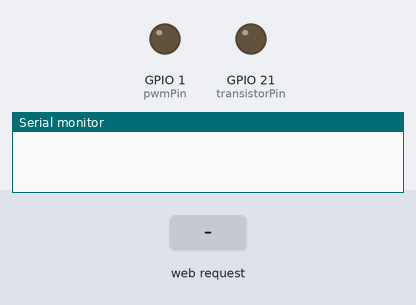
Simulated run of this sketch. Board: ESP32. Parts: output pins drawn as LEDs (lit = HIGH), the last lines printed to the serial monitor. Dashed ring = blinking. The inputs (shaded band) are chosen by the test bench. WiFi joins after 1.5 s; servers stay silent unless stated; the local clock reads 2024-03-15 10:24:30 at power-on unless the sketch sets it; storage starts empty.

Above: at 0.1 s.
At 2.4 s:
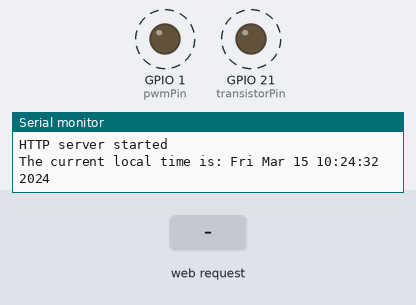
3.4 s: HTTP request GET /setTZ?tz=1 received
At 4.25 s:
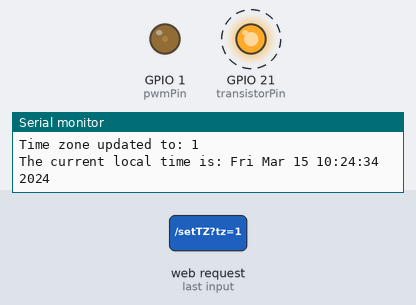
Timing chart, 0 to 12.4 s (numbered marks = the images above; inputs shaded):
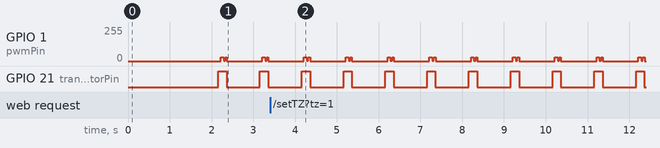

Measured:
- by itself, GPIO 1 (pwmPin): repeats every 1.0 s: 1/255 0.04 s, 28/255 0.04 s, 0/255 0.85 s, 27/255 0.07 s
- by itself, GPIO 21 (transistorPin): alternates HIGH for 0.20 s and LOW for 0.80 s

The sketch:

time_demo_4.ino
```cpp
#include <WiFi.h>
#include <WebServer.h>
#include <SPIFFS.h>
#include <ArduinoJson.h>
#include <time.h>
#include <Arduino.h>
#include <math.h>

const char* ssid = "Shrader House";
const char* password = "ilovesteak";
WebServer server(80);
const char* configFilePath = "/config.json";

const int pwmPin = 1;
const int pwmFrequency = 5000;
const int pwmResolution = 8;
const int sineWavePoints = 50;
const float pi = 3.14159265;

int dutyCycleArray[sineWavePoints];
const float amplitudeScale = 0.30;

const int beepDuration = 200;
const int beepInterval = 800;

const int transistorPin = 21;

unsigned long lastTimePrint = 0;
unsigned long lastBeepTime = 0;
unsigned long beepStartTime = 0;
bool beeping = false;

void connectToWifi() {
    WiFi.begin(ssid, password);
    while (WiFi.status() != WL_CONNECTED) {
        delay(1000);
        Serial.println("Connecting to WiFi...");
    }
    Serial.println("Connected to WiFi");
}

void syncTime() {
    if (WiFi.status() != WL_CONNECTED) {
        Serial.println("WiFi not connected. Skipping time synchronization.");
        return;
    }

    configTime(0, 0, "pool.ntp.org", "time.nist.gov");

    struct tm timeinfo;
    if (!getLocalTime(&timeinfo)) {
        Serial.println("Failed to obtain time");
        return;
    }

    Serial.println("Time synchronized successfully to UTC.");
}

time_t getCurrentTimeUtc() {
    time_t now;
    time(&now);
    return now;
}

String formatTime(time_t rawtime, const char* timezone) {
    setenv("TZ", timezone, 1);
    tzset();
    struct tm timeinfo;
    localtime_r(&rawtime, &timeinfo);

    char buffer[64];
    strftime(buffer, sizeof(buffer), "%c", &timeinfo);
    return String(buffer);
}

void saveTimeZoneToJSON(const String& timezone) {
    File file = SPIFFS.open(configFilePath, FILE_WRITE);
    if (!file) {
        Serial.println("Failed to open config file for writing");
        return;
    }

    StaticJsonDocument<200> doc;
    doc["timezone"] = timezone;

    if (serializeJson(doc, file) == 0) {
        Serial.println("Failed to write to file");
    } else {
        Serial.println("Time zone saved to SPIFFS: " + timezone);
    }

    file.close();
}

String loadTimeZoneFromJSON() {
    File file = SPIFFS.open(configFilePath, FILE_READ);
    if (!file) {
        Serial.println("Failed to open config file for reading");
        return "UTC0";
    }

    StaticJsonDocument<200> doc;
    DeserializationError error = deserializeJson(doc, file);
    if (error) {
        Serial.println("Failed to parse config file");
        file.close();
        return "UTC0";
    }

    const char* timezone = doc["timezone"] | "UTC0";
    file.close();

    Serial.println("Time zone loaded from SPIFFS: " + String(timezone));
    return String(timezone);
}

void handleSetTimeZone() {
    if (server.hasArg("tz")) {
        String timezone = server.arg("tz");

        saveTimeZoneToJSON(timezone);

        setenv("TZ", timezone.c_str(), 1);
        tzset();
        server.send(200, "text/plain", "Time zone updated to: " + timezone);
        Serial.println("Time zone updated to: " + timezone);
    } else {
        server.send(400, "text/plain", "Missing 'tz' parameter in query string.");
    }
}

void handleGetTimeZone() {
    const char* timezone = getenv("TZ");
    if (timezone) {
        server.send(200, "text/plain", String("Current timezone: ") + timezone);
    } else {
        server.send(500, "text/plain", "Failed to get current timezone.");
    }
}

void handleGetTimeUTC() {
    time_t now = getCurrentTimeUtc();
    String timeStr = formatTime(now, "UTC0");
    server.send(200, "text/plain", "Current UTC time: " + timeStr);
}

void handleGetTimeLocal() {
    const char* timezone = getenv("TZ");
    time_t now = getCurrentTimeUtc();
    String timeStr = formatTime(now, timezone ? timezone : "UTC0");
    server.send(200, "text/plain", "Current local time: " + timeStr);
}

bool isTimeInitialized(time_t time) {
    return time > 315532800; // 315532800 is the Unix timestamp for 1980-01-01 00:00:00 UTC
}

void maybePrintTime() {
    if (millis() - lastTimePrint >= 1000) {
        lastTimePrint = millis();
        time_t now = getCurrentTimeUtc();

        // Check if the time is initialized using the new function
        if (isTimeInitialized(now)) {
            const char* timezone = getenv("TZ");
            String localTimeStr = formatTime(now, timezone ? timezone : "UTC0");
            Serial.println("The current local time is: " + localTimeStr);
        } else {
            Serial.println("Time not initialized yet.");
        }
    }
}

void maybePlayAlarm() {
    if (beeping) {
        if (millis() - beepStartTime < beepDuration) {
            static int sineIndex = 0;
            ledcWrite(pwmPin, dutyCycleArray[sineIndex]);
            sineIndex = (sineIndex + 1) % sineWavePoints;
        } else {
            ledcWrite(pwmPin, 0);
            digitalWrite(transistorPin, LOW);
            beeping = false;
            lastBeepTime = millis();
        }
    } else if (millis() - lastBeepTime >= beepInterval) {
        beeping = true;
        beepStartTime = millis();
        digitalWrite(transistorPin, HIGH);
    }
}

void setup() {
    Serial.begin(9600);

    if (!SPIFFS.begin(true)) {
        Serial.println("An error occurred while mounting SPIFFS");
        return;
    }

    pinMode(transistorPin, OUTPUT);
    digitalWrite(transistorPin, LOW);

    bool success = ledcAttach(pwmPin, pwmFrequency, pwmResolution);
    if (!success) {
        Serial.println("Failed to configure PWM!");
        while (true);
    }

    for (int i = 0; i < sineWavePoints; i++) {
        float angle = (2.0 * pi * i) / sineWavePoints;
        float sineValue = (sin(angle) + 1.0) / 2.0;
        dutyCycleArray[i] = (int)(sineValue * 255 * amplitudeScale);
    }

    connectToWifi();
    syncTime();

    String timezone = loadTimeZoneFromJSON();
    setenv("TZ", timezone.c_str(), 1);
    tzset();

    server.on("/", []() {
        server.send(200, "text/plain", "Use /getUTC to get UTC time, /getLocal to get local time, /setTZ?tz=<timezone> to change the timezone, and /getTZ to get the current timezone.");
    });
    server.on("/getUTC", handleGetTimeUTC);
    server.on("/getLocal", handleGetTimeLocal);
    server.on("/setTZ", handleSetTimeZone);
    server.on("/getTZ", handleGetTimeZone);

    server.begin();
    Serial.println("HTTP server started");
}

void loop() {
    server.handleClient();
    maybePrintTime();
    maybePlayAlarm();
}
```
